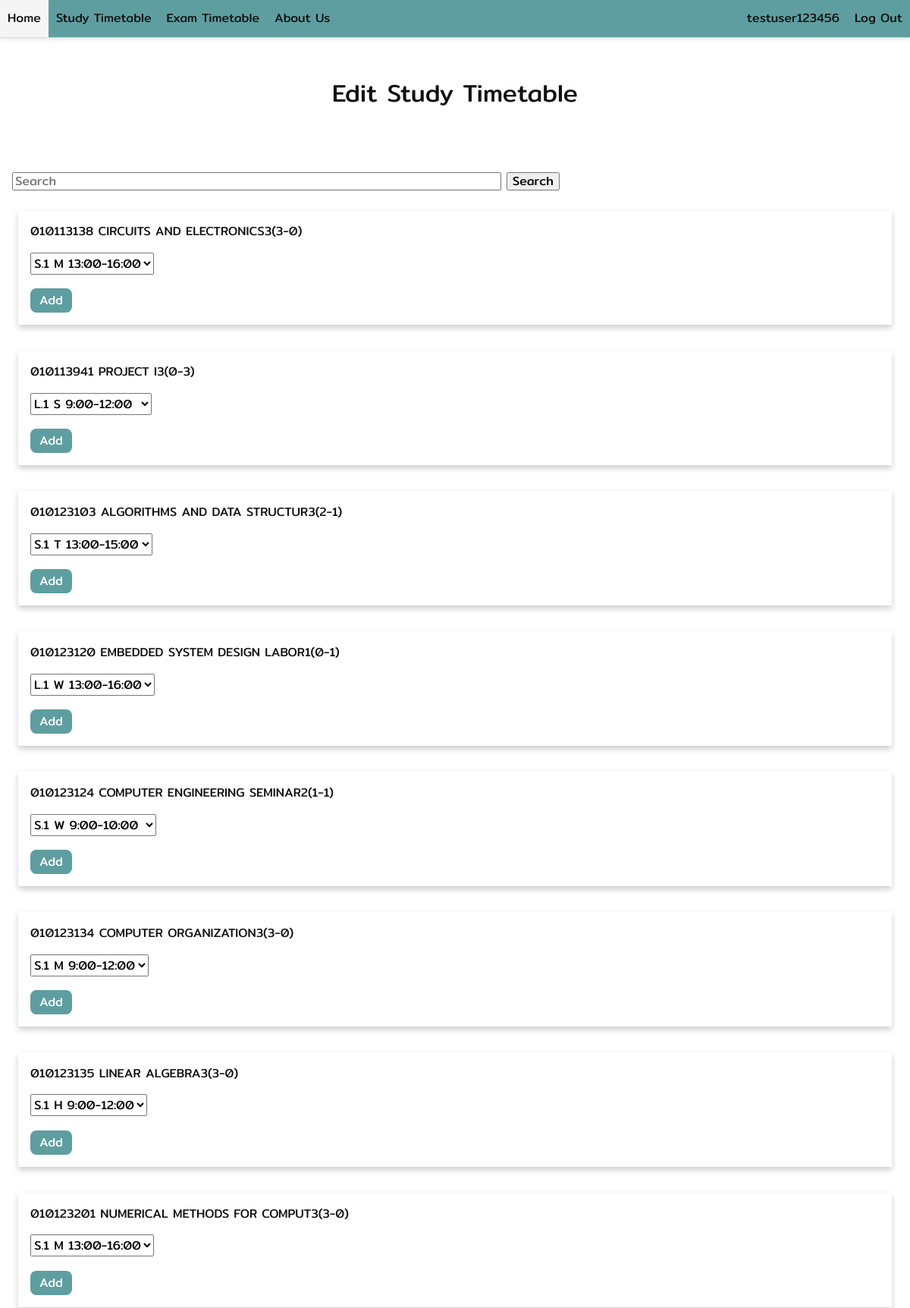
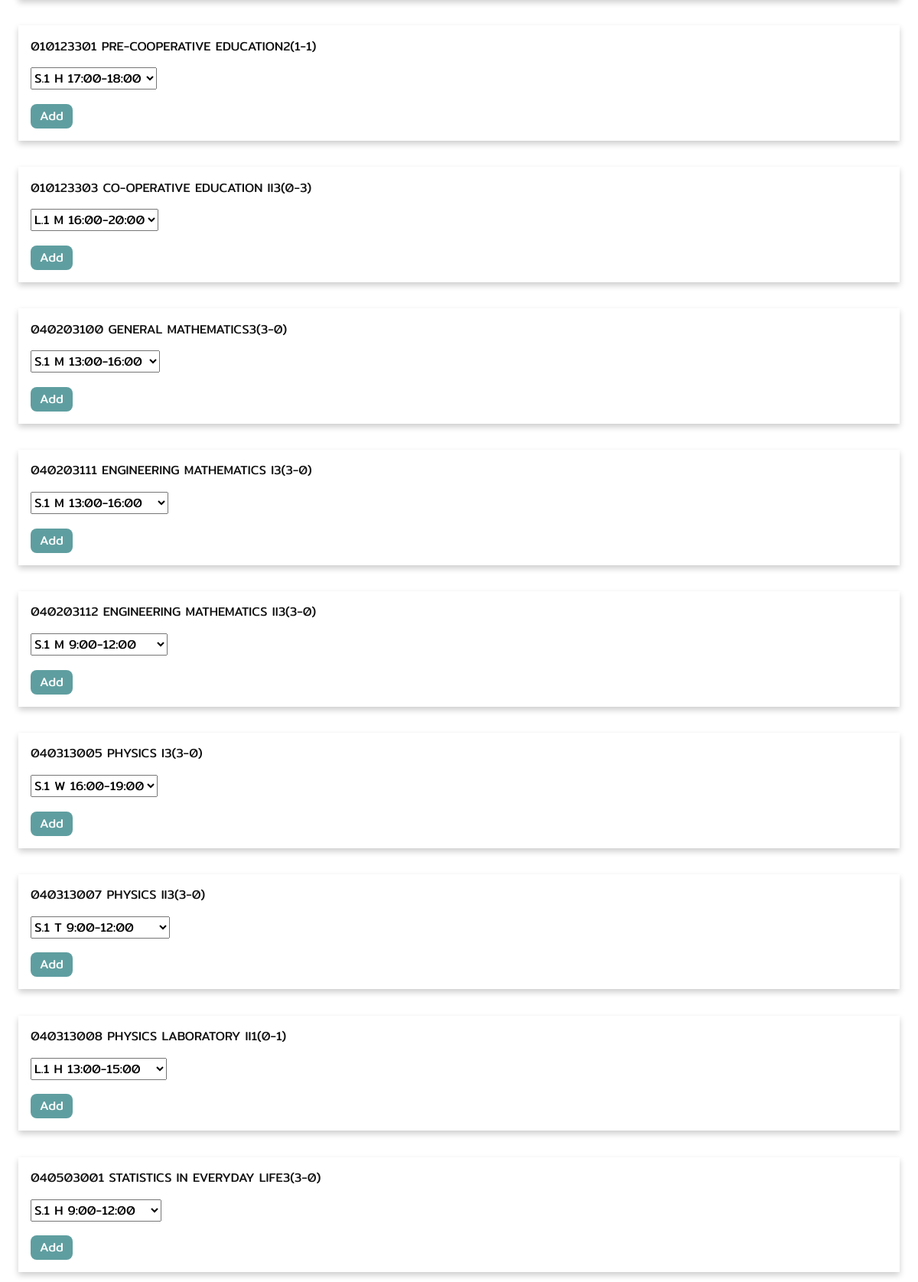
The app's page /help/settingtimetable (signed in, upper part) with its own data (2 pictures, top to bottom).
### helpApp/models.py (models this page shows, shortened)
class Subject(models.Model):
    subject_ID = models.CharField(max_length=200)
    name = models.CharField(max_length=200)
    mid_term = models.CharField(max_length=200, null=True,blank=True)
    final = models.CharField(max_length=200, null=True,blank=True)
    mid_term_date = models.CharField(max_length=200, null=True,blank=True)
    mid_term_start_time = models.CharField(max_length=200, null=True,blank=True)
    mid_term_end_time = models.CharField(max_length=200, null=True,blank=True)
    final_term_date = models.CharField(max_length=200, null=True,blank=True)
    final_term_start_time = models.CharField(max_length=200, null=True,blank=True)
    final_term_end_time = models.CharField(max_length=200, null=True,blank=True)

### helpApp/views.py (the view)
# urls.py: path('settingtimetable', views.settingtable, name='table'),
def settingtable(request):
    courses = User_subject.objects.filter(user_id=request.user)
    q = request.GET.get('search-subject', '')
    if q:
        multi_q = Q(Q(subject_ID__icontains=q) | Q(name__icontains=q))
        subject = Subject.objects.filter(multi_q).exclude(section__in=courses.values_list('section', flat=True))
    else:
        subject = Subject.objects.exclude(section__in=courses.values_list('section', flat=True))
    context = {
        'subject': subject,
        'course': courses,
        'qs': q,
    }
    return render(request, 'helpApp/settingtable.html', context)

### helpApp/templates/helpApp/settingtable.html (shortened to what this page needs)
{% extends 'generalApp/components/base.html' %}
{% block content %}
<div class="header-section">
    <h1>Edit Study Timetable</h1>
</div>
<div class="content-section">
    <div class="content-container">
        <form method="get">
            <input type="search" size="65" name='search-subject' value="{{ qs }}" placeholder="Search">
            <button type="submit">Search</button>
            <br>
        </form>
        <br>
        {% for subject in subject %}
        <div class="cardd">
            <div class="container-about">
                <br>
                <a class="button-link" >{{ subject.subject_ID}} {{ subject.name }}</a>
                <br>
                <br>
                <form id="add-subject-form" action="{% url 'add_subject' %}" target="dummyframe" method="POST" >
                    <select name="section">
                        {% for section in subject.section_set.all %}
                        <option value="{{ section.sec_num }}">{{ section.sec_num }} {{ section.day }} {{ section.time }}</option>
                        {% endfor %}
                    </select>
                    <br>
                    <br>
                        <button type="submit" class="button" name="add_btn">Add</button>
                </form>
            </div>
        </div>
        <br>
        {% endfor %}
    </div>
</div>
{% endblock %}

### generalApp/templates/generalApp/components/site_header.html
<header class="site-header">
    <a class="site-header-item" href="{% url 'home' %}">Home</a>
    <a class="site-header-item" href="{% url 'study' %}">Study Timetable</a>
    <a class="site-header-item" href="{% url 'exam' %}">Exam Timetable</a>
    <a class="site-header-right" href="{% url 'aboutus' %}">About Us</a>
    {% if user.is_authenticated %}
        <a class="site-header-item" href="{% url 'login' %}">{{ user.username }}</a>
        <a class="site-header-item" href="{% url 'logout' %}">Log Out</a>
    {% else %}
        <a class="site-header-item" href="{% url 'login' %}">Log in</a>
        <a class="site-header-item" href="{% url 'register' %}">Register</a>
    {% endif %}
</header>

### generalApp/static/generalApp/main.css (style rules this page uses)
html { color: #333333; font-family: 'Mitr', 'sans-serif'; font-weight: 300; }
h1, h2, h3, h4, h5, h6 { color: #111111; font-weight: 400; line-height: 1.4; margin-top: 0px; margin-bottom: 16px; }
a { color: #111111; }
.button { color: white; background-color: cadetblue; border: none; text-decoration: none; border-radius: 8px; font-weight: 400; line-height: 1; display: inline-block; padding: 8px 12px; margin-bottom: 16px; }
.content-section { padding: 16px; }
.content-container { max-width: 1200px; margin-left: auto; margin-right: auto; }
.button-link { text-decoration: none; font-weight: 400; }
.cardd { box-shadow: 0 4px 8px 0 rgba(0, 0, 0, 0.2); margin: 8px; }
.site-header { background-color: cadetblue; border-bottom: 1px solid rgb(216, 216, 216); box-shadow: 0px 2px 6px 0px rgba(0, 0, 0, 0.1); display: flex; justify-content: flex-start; height: 50px; }
.site-header-item { color: #111111; background-color: rgba(0, 0, 0, 0); font-weight: 400; text-decoration: none; display: flex; align-items: center; padding: 0px 10px; transition: background-color 300ms; }
.site-header-right { color: #111111; background-color: rgba(0, 0, 0, 0); font-weight: 400; text-decoration: none; display: flex; align-items: center; margin-right: auto; padding: 0px 10px; transition: background-color 300ms; }
.container-about { padding: 0 16px; }
.container-about::after, .row-about::after { content: ""; clear: both; display: table; }
.header-section { padding: 50px; text-align: center; }

### records on screen
Subject: subject_ID "010113138", name "CIRCUITS AND ELECTRONICS3(3-0)"
Subject: subject_ID "010113941", name "PROJECT I3(0-3)"
Subject: subject_ID "010123103", name "ALGORITHMS AND DATA STRUCTUR3(2-1)"
Subject: subject_ID "010123120", name "EMBEDDED SYSTEM DESIGN LABOR1(0-1)"
Subject: subject_ID "010123124", name "COMPUTER ENGINEERING SEMINAR2(1-1)"
Subject: subject_ID "010123134", name "COMPUTER ORGANIZATION3(3-0)"
Subject: subject_ID "010123135", name "LINEAR ALGEBRA3(3-0)"
Subject: subject_ID "010123201", name "NUMERICAL METHODS FOR COMPUT3(3-0)"
Subject: subject_ID "010123301", name "PRE-COOPERATIVE EDUCATION2(1-1)"
Subject: subject_ID "010123303", name "CO-OPERATIVE EDUCATION II3(0-3)"
Subject: subject_ID "040203100", name "GENERAL MATHEMATICS3(3-0)"
Subject: subject_ID "040203111", name "ENGINEERING MATHEMATICS I3(3-0)"
Subject: subject_ID "040203112", name "ENGINEERING MATHEMATICS II3(3-0)"
Subject: subject_ID "040313005", name "PHYSICS I3(3-0)"
Subject: subject_ID "040313007", name "PHYSICS II3(3-0)"
Subject: subject_ID "040313008", name "PHYSICS LABORATORY II1(0-1)"
Subject: subject_ID "040503001", name "STATISTICS IN EVERYDAY LIFE3(3-0)"

### other values on screen
{{ user.username }} "testuser123456"
form field section "S.1 M 13:00-16:00"
form field section "L.1 S 9:00-12:00"
form field section "S.1 T 13:00-15:00"
form field section "L.1 W 13:00-16:00"
form field section "S.1 W 9:00-10:00"
form field section "S.1 M 9:00-12:00"
form field section "S.1 H 9:00-12:00"
form field section "S.1 H 17:00-18:00"
form field section "L.1 M 16:00-20:00"
form field section "S.1 W 16:00-19:00"
form field section "S.1 T 9:00-12:00"
form field section "L.1 H 13:00-15:00"
